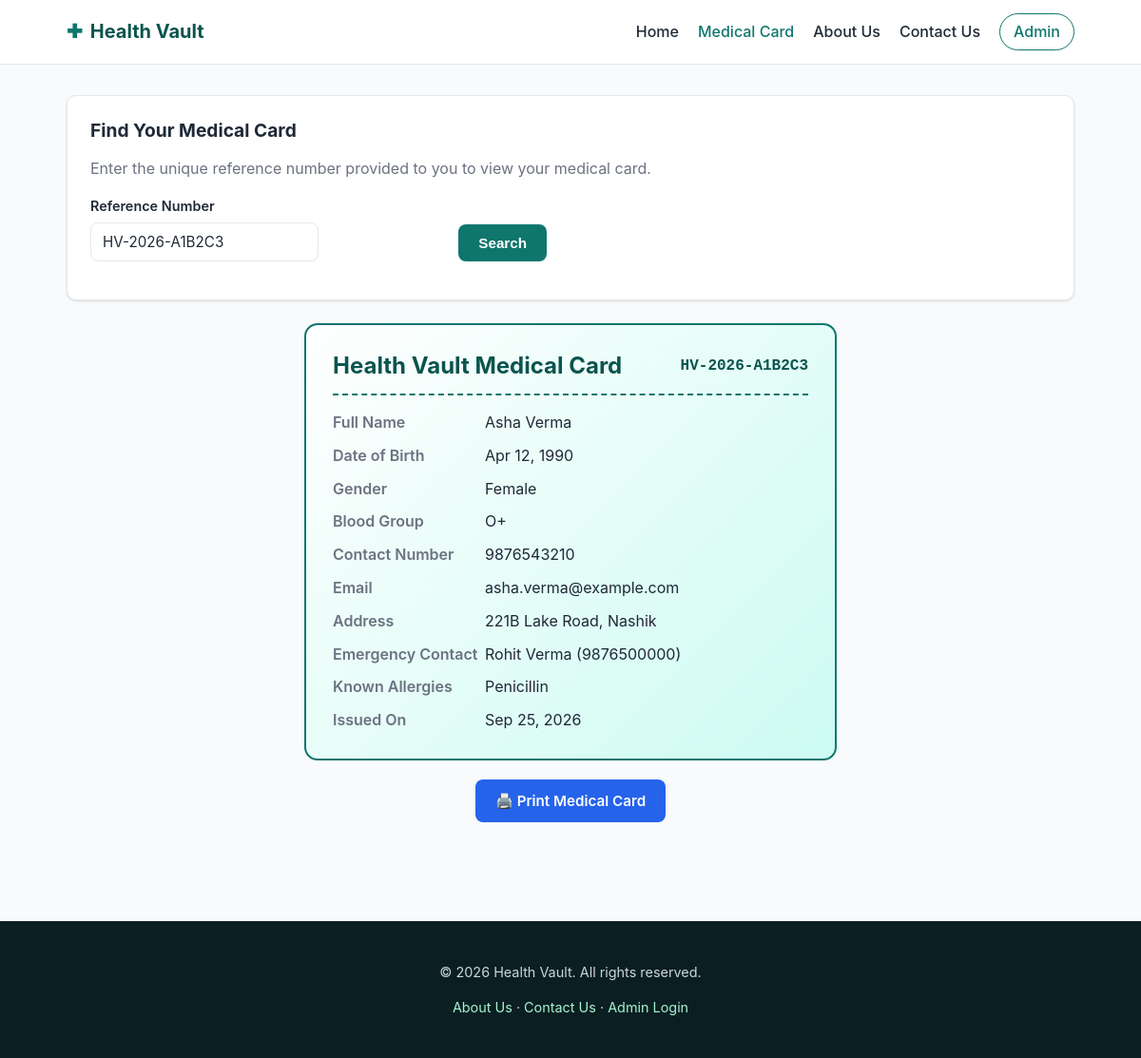
Screenshot of /public/medical-card.php?reference=HV-2026-A1B2C3 with the database file from the repository.
### tables this page shows
CREATE TABLE IF NOT EXISTS medical_cards (
    id               INT UNSIGNED AUTO_INCREMENT PRIMARY KEY,
    reference_number VARCHAR(40)  NOT NULL,
    full_name        VARCHAR(150) NOT NULL,
    date_of_birth    DATE         DEFAULT NULL,
    gender           VARCHAR(20)  DEFAULT NULL,
    blood_group      VARCHAR(10)  DEFAULT NULL,
    contact_number   VARCHAR(30)  NOT NULL,
    email            VARCHAR(190) NOT NULL,
    address          VARCHAR(255) DEFAULT NULL,
    emergency_contact_name   VARCHAR(150) DEFAULT NULL,
    emergency_contact_number VARCHAR(30)  DEFAULT NULL,
    known_allergies  VARCHAR(255) DEFAULT NULL,
    notes            TEXT         DEFAULT NULL,
    created_at       DATETIME NOT NULL DEFAULT CURRENT_TIMESTAMP,
    updated_at       DATETIME NOT NULL DEFAULT CURRENT_TIMESTAMP ON UPDATE CURRENT_TIMESTAMP,
    UNIQUE KEY uq_medical_cards_reference (reference_number),
    KEY idx_medical_cards_created_at (created_at)
);

### includes/functions.php (called while the page is built, shortened)
<?php
require_once __DIR__ . '/db.php';
function site_base_url(): string
{
    $script = str_replace('\\', '/', $_SERVER['SCRIPT_NAME'] ?? '');
    if (($pos = strpos($script, '/public/')) !== false) {
        return substr($script, 0, $pos);
    }
    $dir = dirname($script);
    return ($dir === '/' || $dir === '\\') ? '' : rtrim($dir, '/');
}
function h(?string $value): string
{
    return htmlspecialchars($value ?? '', ENT_QUOTES, 'UTF-8');
}
function format_datetime(?string $datetime, string $format = 'M j, Y g:i A'): string
{
    $ts = strtotime($datetime);
    return $ts ? date($format, $ts) : '—';
}
function format_date(?string $date, string $format = 'M j, Y'): string
{
    return format_datetime($date, $format);
}

### includes/db.php (called while the page is built, shortened)
<?php
function get_db(): PDO
{
    static $pdo = null;
    $dsn = 'mysql:host=' . DB_HOST . ';dbname=' . DB_NAME . ';charset=' . DB_CHARSET;
    try {
        $pdo = new PDO($dsn, DB_USER, DB_PASS, [
            PDO::ATTR_ERRMODE            => PDO::ERRMODE_EXCEPTION,
            PDO::ATTR_DEFAULT_FETCH_MODE => PDO::FETCH_ASSOC,
            PDO::ATTR_EMULATE_PREPARES   => false,
        ]);
    } catch (PDOException $e) {
        error_log('Health Vault DB connection failed: ' . $e->getMessage());
        http_response_code(500);
        if (APP_DEBUG) {
            die('Database connection failed: ' . htmlspecialchars($e->getMessage()));
        }
        die('A system error occurred. Please try again later.');
    }
    return $pdo;
}

### public/medical-card.php (the view, shortened to what this page needs)
<?php
require_once __DIR__ . '/../includes/functions.php';
$reference = trim($_GET['reference'] ?? '');
$card = null;
if ($reference !== '') {
    if (!preg_match('/^[A-Za-z0-9\-]{4,40}$/', $reference)) {
        $errorMessage = 'Please enter a valid reference number.';
    } else {
        $stmt = get_db()->prepare('SELECT * FROM medical_cards WHERE reference_number = :ref LIMIT 1');
        $stmt->execute(['ref' => $reference]);
        $card = $stmt->fetch();
    }
} elseif (isset($_GET['reference'])) {
    $searched = true;
    $errorMessage = 'Please enter a reference number to search.';
}
include __DIR__ . '/../includes/header.php';
?>
<div class="panel">
  <h2>Find Your Medical Card</h2>
  <p class="text-muted">Enter the unique reference number provided to you to view your medical card.</p>
  <form method="get" action="" class="search-form" style="max-width:480px;">
    <div class="form-group" style="flex:1;">
      <label for="reference">Reference Number</label>
      <input type="text" id="reference" name="reference" placeholder="e.g. HV-2026-A1B2C3"
             value="<?= h($reference) ?>" required>
    </div>
    <div class="form-group" style="align-self:flex-end;">
      <button type="submit" class="btn">Search</button>
    </div>
  </form>
</div>
<?php if ($card): ?>
  <div class="medical-card">
    <div class="medical-card-header">
      <h2>Health Vault Medical Card</h2>
      <span class="medical-card-ref"><?= h($card['reference_number']) ?></span>
    </div>
    <dl>
      <dt>Full Name</dt><dd><?= h($card['full_name']) ?></dd>
      <dt>Date of Birth</dt><dd><?= h(format_date($card['date_of_birth'])) ?></dd>
      <dt>Gender</dt><dd><?= h($card['gender'] ?: '—') ?></dd>
      <dt>Blood Group</dt><dd><?= h($card['blood_group'] ?: '—') ?></dd>
      <dt>Contact Number</dt><dd><?= h($card['contact_number']) ?></dd>
      <dt>Email</dt><dd><?= h($card['email']) ?></dd>
      <dt>Address</dt><dd><?= h($card['address'] ?: '—') ?></dd>
      <dt>Emergency Contact</dt>
      <dd><?= h($card['emergency_contact_name'] ?: '—') ?><?= $card['emergency_contact_number'] ? ' (' . h($card['emergency_contact_number']) . ')' : '' ?></dd>
      <dt>Known Allergies</dt><dd><?= h($card['known_allergies'] ?: 'None recorded') ?></dd>
      <dt>Issued On</dt><dd><?= h(format_date($card['created_at'])) ?></dd>
    </dl>
  </div>
  <p class="text-center" style="margin-top:20px;">
    <a class="btn btn-secondary" target="_blank"
       href="<?= h(site_base_url()) ?>/public/print-card.php?reference=<?= urlencode($card['reference_number']) ?>">
      🖨️ Print Medical Card
    </a>
  </p>
<?php endif; ?>
<?php include __DIR__ . '/../includes/footer.php'; ?>

### assets/css/style.css (style rules this page uses)
:root { --color-primary: #0f766e; --color-primary-dark: #0b544e; --color-primary-light: #ccfbf1; --color-accent: #2563eb; --color-danger: #dc2626; --color-danger-light: #fee2e2; --color-success: #16a34a; --color-success-light: #dcfce7; --color-warning: #d97706; --color-warning-light: #fef3c7; --color-text: #1f2937; --color-muted: #6b7280; --color-border: #e5e7eb; --color-bg: #f8fafc; --color-surface: #ffffff; --radius: 10px; --shadow: 0 1px 3px rgba(0,0,0,0.08), 0 1px 2px rgba(0,0,0,0.06); --font: -apple-system, BlinkMacSystemFont, "Segoe UI", Roboto, Helvetica, Arial, sans-serif; }
* { box-sizing: border-box; }
body { margin: 0; font-family: var(--font); color: var(--color-text); background: var(--color-bg); line-height: 1.55; }
a { color: var(--color-primary); text-decoration: none; }
h1, h2, h3, h4 { line-height: 1.25; margin-top: 0; }
.btn { display: inline-block; padding: 10px 20px; border-radius: 8px; font-weight: 600; border: 1px solid transparent; cursor: pointer; font-size: 0.95rem; background: var(--color-primary); color: #fff; text-decoration: none; }
.btn-secondary { background: var(--color-accent); }
.panel { background: var(--color-surface); border: 1px solid var(--color-border); border-radius: var(--radius); padding: 24px; box-shadow: var(--shadow); margin-bottom: 24px; }
.panel h2 { margin-bottom: 16px; font-size: 1.2rem; }
.form-group { margin-bottom: 16px; }
label { display: block; font-weight: 600; margin-bottom: 6px; font-size: 0.9rem; }
input[type=text], input[type=email], input[type=password], input[type=tel], input[type=date], input[type=search], textarea, select { width: 100%; padding: 10px 12px; border: 1px solid var(--color-border); border-radius: 8px; font-size: 0.95rem; font-family: inherit; background: #fff; color: var(--color-text); }
.search-form { display: flex; gap: 8px; }
.search-form input { width: 240px; }
.medical-card { background: linear-gradient(135deg, #ffffff 0%, var(--color-primary-light) 100%); border: 2px solid var(--color-primary); border-radius: 14px; padding: 28px; max-width: 560px; margin: 0 auto; }
.medical-card-header { display: flex; justify-content: space-between; align-items: center; border-bottom: 2px dashed var(--color-primary); padding-bottom: 14px; margin-bottom: 16px; }
.medical-card-header h2 { color: var(--color-primary-dark); margin: 0; }
.medical-card-ref { font-family: monospace; font-size: 1rem; font-weight: 700; color: var(--color-primary-dark); }
.medical-card dl { display: grid; grid-template-columns: 160px 1fr; row-gap: 10px; margin: 0; }
.medical-card dt { font-weight: 600; color: var(--color-muted); }
.medical-card dd { margin: 0; }
.text-muted { color: var(--color-muted); }
.text-center { text-align: center; }

### rows the page displays
medical_cards: reference_number "HV-2026-A1B2C3", full_name "Asha Verma", date_of_birth "Apr 12, 1990", gender "Female", blood_group "O+", contact_number "9876543210", email "asha.verma@example.com", address "221B Lake Road, Nashik", emergency_contact_name "Rohit Verma", emergency_contact_number "9876500000", known_allergies "Penicillin", created_at "Sep 25, 2026"

### other values shown
APP_NAME "Health Vault"
